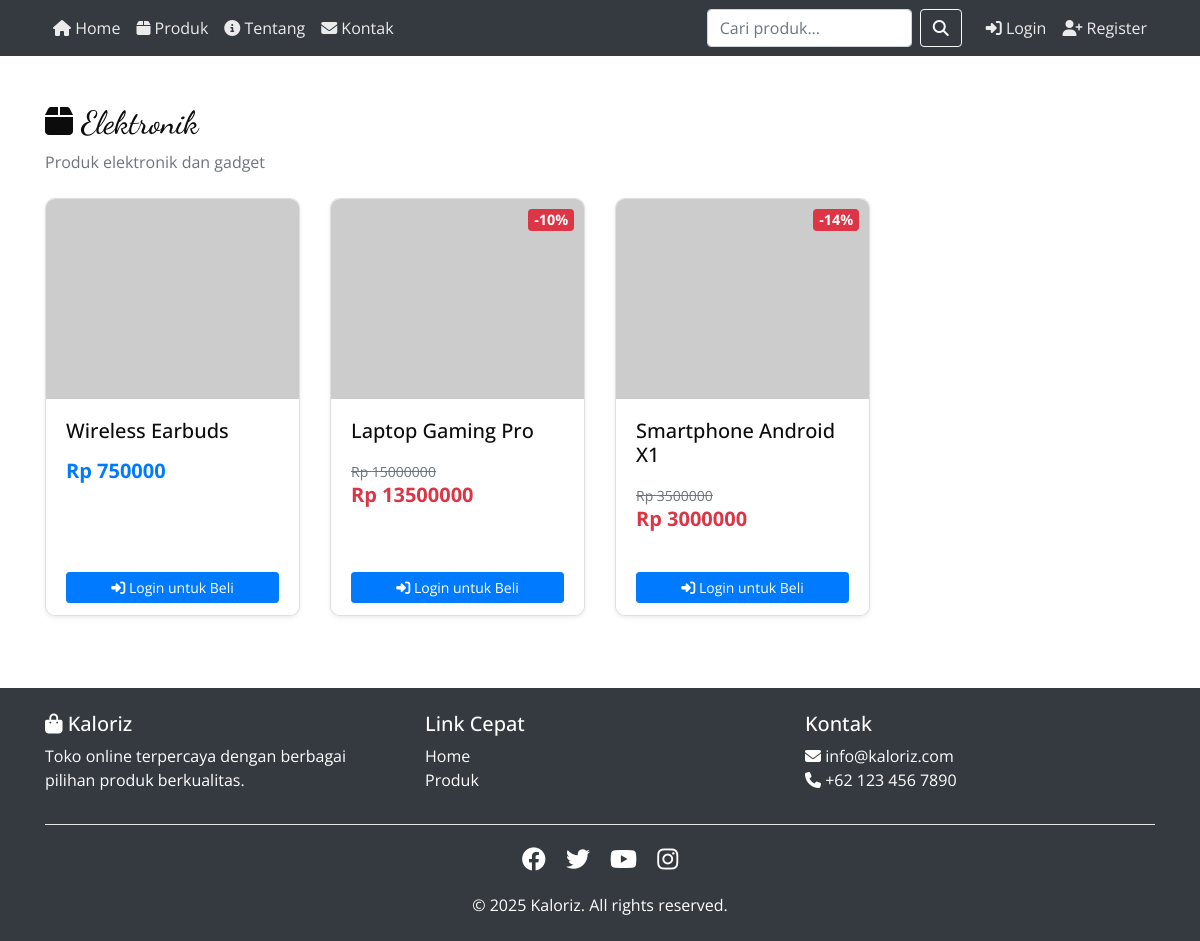
Page /category/elektronik/ on the committed database.
### catalog/models.py (models this page shows, shortened)
class Category(models.Model):
    name = models.CharField(max_length=200, unique=True, verbose_name="Nama Kategori")
    slug = models.SlugField(max_length=200, unique=True, blank=True)
    description = models.TextField(blank=True, verbose_name="Deskripsi")
    created_at = models.DateTimeField(auto_now_add=True)
    updated_at = models.DateTimeField(auto_now=True)
    class Meta:
        verbose_name = "Kategori"
        verbose_name_plural = "Kategori"
        ordering = ['name']

class Product(models.Model):
    category = models.ForeignKey(Category, on_delete=models.CASCADE, related_name='products', verbose_name="Kategori")
    name = models.CharField(max_length=200, verbose_name="Nama Produk")
    slug = models.SlugField(max_length=200, unique=True, blank=True)
    description = models.TextField(verbose_name="Deskripsi")
    price = models.DecimalField(max_digits=10, decimal_places=2, verbose_name="Harga")
    discount_price = models.DecimalField(max_digits=10, decimal_places=2, null=True, blank=True, verbose_name="Harga Diskon")
    image = models.ImageField(upload_to='products/', blank=True, null=True, verbose_name="Gambar")
    stock = models.PositiveIntegerField(default=0, verbose_name="Stok")
    available = models.BooleanField(default=True, verbose_name="Tersedia")
    created_at = models.DateTimeField(auto_now_add=True)
    updated_at = models.DateTimeField(auto_now=True)
    class Meta:
        verbose_name = "Produk"
        verbose_name_plural = "Produk"
        ordering = ['-created_at']
        indexes = [
            models.Index(fields=['slug']),
            models.Index(fields=['-created_at']),
        ]
    def get_display_price(self):
        return self.discount_price if self.discount_price else self.price
    def is_on_sale(self):
        return self.discount_price is not None and self.discount_price < self.price
    def get_discount_percentage(self):
        if self.is_on_sale():
            return int(((self.price - self.discount_price) / self.price) * 100)
        return 0

### catalog/views.py (the view)
# urls.py: path('category/<slug:slug>/', views.category_detail, name='category_detail'),
def category_detail(request, slug):
    category = get_object_or_404(Category, slug=slug)
    products = Product.objects.filter(category=category, available=True)
    context = {
        'category': category,
        'products': products,
    }
    return render(request, 'catalog/category_detail.html', context)

### core/context_processors.py (called while the page is built)
def cart_context(request):
    cart_count = 0
    if request.user.is_authenticated:
        try:
            cart = Cart.objects.get(user=request.user)
            cart_count = cart.items.count()
        except Cart.DoesNotExist:
            cart_count = 0
    return {
        'cart_count': cart_count
    }

### templates/catalog/category_detail.html (shortened to what this page needs)
{% extends 'base.html' %}
{% block content %}
<div class="container my-5">
  <div class="mb-4">
    <h2><i class="fas fa-box"></i> {{ category.name }}</h2>
    {% if category.description %}
      <p class="text-muted">{{ category.description }}</p>
    {% endif %}
  </div>
  {% if products %}
  <div class="row">
    {% for product in products %}
    <div class="col-lg-3 col-md-4 col-sm-6 mb-4">
      <div class="card h-100 shadow-sm hover-shadow product-card" onclick="window.location.href='{% url 'catalog:product_detail' product.slug %}'" style="cursor: pointer;">
        <div class="position-relative">
          {% if product.image %}
            <img src="{{ product.image.url }}" class="card-img-top" alt="{{ product.name }}" style="height: 200px; object-fit: cover;">
          {% else %}
            <img src="https://via.placeholder.com/300x200?text={{ product.name }}" class="card-img-top" alt="{{ product.name }}" style="height: 200px; object-fit: cover;">
          {% endif %}
          {% if product.is_on_sale %}
            <span class="badge badge-danger position-absolute" style="top: 10px; right: 10px; font-size: 0.9rem;">
              -{{ product.get_discount_percentage }}%
            </span>
          {% endif %}
        </div>
        <div class="card-body">
          <h5 class="card-title mb-3">{{ product.name|truncatewords:5 }}</h5>
          <div class="mb-2">
            {% if product.is_on_sale %}
              <small class="text-muted"><s>Rp {{ product.price|floatformat:0 }}</s></small><br>
              <span class="h5 text-danger font-weight-bold">Rp {{ product.get_display_price|floatformat:0 }}</span>
            {% else %}
              <span class="h5 text-primary font-weight-bold">Rp {{ product.price|floatformat:0 }}</span>
            {% endif %}
          </div>
        </div>
        <div class="card-footer bg-white border-top-0" onclick="event.stopPropagation();">
          <div class="row no-gutters">
            {% if user.is_authenticated %}
              <div class="col-6 pr-1">
                <form method="post" action="{% url 'core:add_to_cart' product.id %}" class="m-0">
                  {% csrf_token %}
                  <input type="hidden" name="quantity" value="1">
                  <button type="submit" class="btn btn-success btn-sm btn-block" {% if product.stock == 0 %}disabled{% endif %}>
                    <i class="fas fa-cart-plus"></i> Cart
                  </button>
                </form>
              </div>
              <div class="col-6 pl-1">
                <a href="{% url 'catalog:product_detail' product.slug %}" class="btn btn-primary btn-sm btn-block" {% if product.stock == 0 %}disabled{% endif %}>
                  <i class="fas fa-shopping-bag"></i> Buy
                </a>
              </div>
            {% else %}
              <div class="col-12">
                <a href="{% url 'core:login' %}?next={{ request.path }}" class="btn btn-primary btn-sm btn-block">
                  <i class="fas fa-sign-in-alt"></i> Login untuk Beli
                </a>
              </div>
            {% endif %}
          </div>
        </div>
      </div>
    </div>
    {% endfor %}
  </div>
  {% else %}
  <div class="alert alert-info text-center">
    <i class="fas fa-info-circle"></i> Belum ada produk dalam kategori ini.
  </div>
  {% endif %}
</div>
{% endblock %}

### static/css/style.css (style rules this page uses)
body { font-family: "Open Sans", sans-serif; color: #0c0c0c; background-color: #ffffff; overflow-x: hidden; }
h1, h2 { font-family: 'Dancing Script', cursive; }
a, a:hover, a:focus { text-decoration: none; }
.btn, .btn:focus { outline: none !important; -webkit-box-shadow: none; box-shadow: none; }
.card { transition: all 0.3s ease; }
.hover-shadow { transition: all 0.3s ease; }
.product-card { border-radius: 10px; overflow: hidden; }
.product-card img { transition: transform 0.3s ease; }
.btn { transition: all 0.3s ease; }
img { max-width: 100%; height: auto; }

### rows in the picture
Category: name "Elektronik", description "Produk elektronik dan gadget"
Product: name "Wireless Earbuds", price "750000"
Product: get_discount_percentage "10", name "Laptop Gaming Pro", price "15000000", get_display_price "13500000"
Product: get_discount_percentage "14", name "Smartphone Android X1", price "3500000", get_display_price "3000000"
